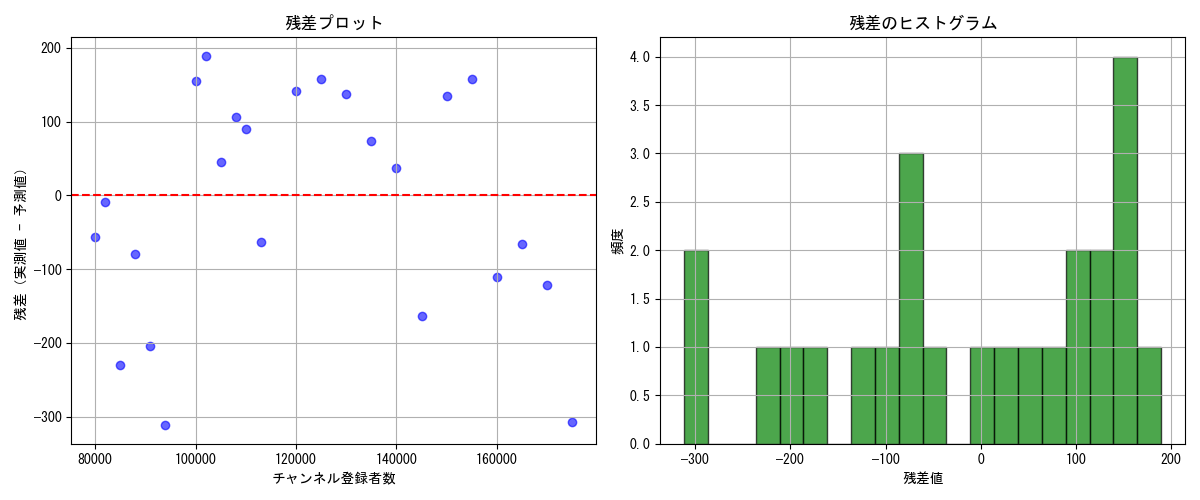

Python code for this plot:
import numpy as np
import pandas as pd
import matplotlib.pyplot as plt
from sklearn.linear_model import LinearRegression
from sklearn.model_selection import KFold
from sklearn.metrics import mean_absolute_error, mean_squared_error, r2_score
from scipy.stats import shapiro

# データ読み込み
dataset = pd.read_csv(
    "C:/github/sample/python/scikit-learn/tutorial/LinearRegression/single/dataset01.csv",
    sep=",",
)

# 説明変数と目的変数
X = dataset.loc[:, ["チャンネル登録者数"]].to_numpy()
y = dataset["視聴者数"].to_numpy()

# 相関係数
correlation = np.corrcoef(dataset["チャンネル登録者数"], dataset["視聴者数"])[0, 1]
print("\n■学習済みモデル")
print("相関係数 r:", correlation)

# 線形回帰モデル
model = LinearRegression()

# K分割交差検証のやり方を定義（K=5）
kf = KFold(n_splits=5, shuffle=True, random_state=42)

# 評価指標の記録用
r2_scores = []
mae_scores = []
rmse_scores = []
all_residuals = []
all_x = []

# 各foldで学習・評価・残差収集
for train_index, test_index in kf.split(X):
    X_train, X_test = X[train_index], X[test_index]
    y_train, y_test = y[train_index], y[test_index]

    model.fit(X_train, y_train)
    y_pred = model.predict(X_test)

    # 評価指標
    r2_scores.append(r2_score(y_test, y_pred))
    mae_scores.append(mean_absolute_error(y_test, y_pred))
    rmse_scores.append(np.sqrt(mean_squared_error(y_test, y_pred)))

    # 残差収集
    residuals = y_test - y_pred
    all_residuals.extend(residuals)
    all_x.extend(X_test.flatten())

# 結果表示
print("\n■K分割交差検証による汎化性能評価（K=5）")
print("平均 R²:", np.mean(r2_scores))
print("平均 MAE:", np.mean(mae_scores))
print("平均 RMSE:", np.mean(rmse_scores))

# 残差統計
residuals_array = np.array(all_residuals)
print("\n■残差分析")
print("残差の平均:", np.mean(residuals_array))
print("残差の標準偏差:", np.std(residuals_array))

# 正規性検定（Shapiro-Wilk）
stat, p_value = shapiro(residuals_array)
print("\n■Shapiro-Wilk検定（残差の正規性）")
print(f"統計量: {stat:.4f}")
print(f"p値: {p_value:.4f}")
if p_value > 0.05:
    print("→ 残差は正規分布に従う可能性が高い（帰無仮説を棄却できない）")
else:
    print("→ 残差は正規分布に従わない可能性がある（帰無仮説を棄却）")

# 残差プロット
plt.figure(figsize=(12, 5))
plt.rcParams["font.family"] = "MS Gothic"  # 日本語フォントの設定（Windows環境向け）

plt.subplot(1, 2, 1)
plt.scatter(all_x, residuals_array, color="blue", alpha=0.6)
plt.axhline(y=0, color="red", linestyle="--")
plt.xlabel("チャンネル登録者数")
plt.ylabel("残差（実測値 - 予測値）")
plt.title("残差プロット")
plt.grid(True)

# 残差ヒストグラム
plt.subplot(1, 2, 2)
plt.hist(residuals_array, bins=20, color="green", alpha=0.7, edgecolor="black")
plt.xlabel("残差値")
plt.ylabel("頻度")
plt.title("残差のヒストグラム")
plt.grid(True)

plt.tight_layout()
plt.show()

"""
    ■学習済みモデル
    相関係数 r: 0.9887097324786042

    ■K分割交差検証による汎化性能評価（K=5）
    平均 R²: 0.9557091220054488
    平均 MAE: 128.4823425620885
    平均 RMSE: 141.6669394778975

    ■残差分析
    残差の平均: -12.362398754929018
    残差の標準偏差: 151.4207086202649

    ■Shapiro-Wilk検定（残差の正規性）
    統計量: 0.9232
    p値: 0.0688
    → 残差は正規分布に従う可能性が高い（帰無仮説を棄却できない）
"""
